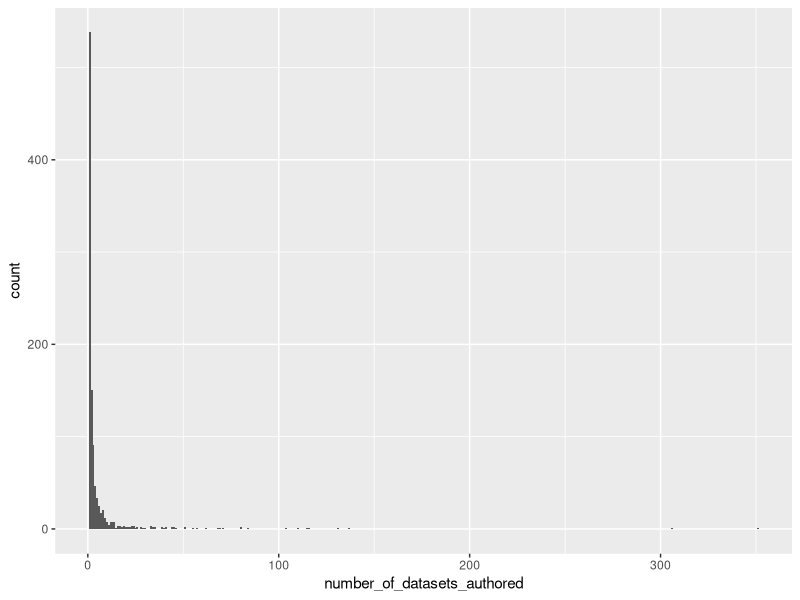
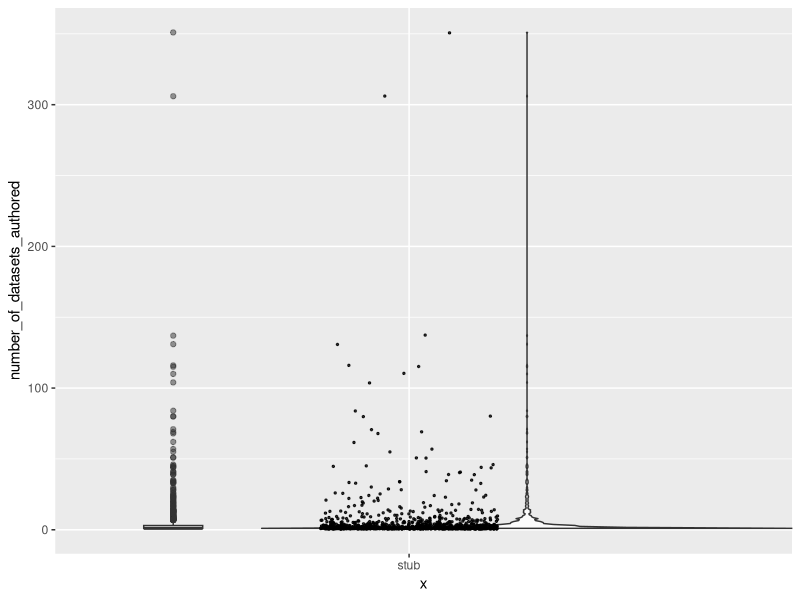

Write R code to recreate these figures, in order.
library(ggplot2)
library(readr)
library(tidyr)
library(Hmisc)
library(plyr)
library(RColorBrewer)
library(reshape2)




adc_author_ds_totals <- read_csv("adc_author_ds_totals.csv")

ggplot(adc_author_ds_totals,aes(x=number_of_datasets_authored)) + 
  stat_bin(binwidth=1) +
  stat_bin(binwidth=1, aes(label=..count..), vjust=-1.5)


?ggplot


ggplot(data = adc_author_ds_totals, aes(x="stub", y=number_of_datasets_authored)) +
  geom_violin(position = position_nudge(x = .2, y = 0), alpha = .8) +
  geom_point(aes(y=number_of_datasets_authored), position = position_jitter(width = .15), size = .5, alpha = 0.8) + 
  geom_boxplot(width = .1, alpha = 0.5, position = position_nudge(x = -.4, y = 0)) 
  #expand_limits(x = 5.25) 

?geom_
